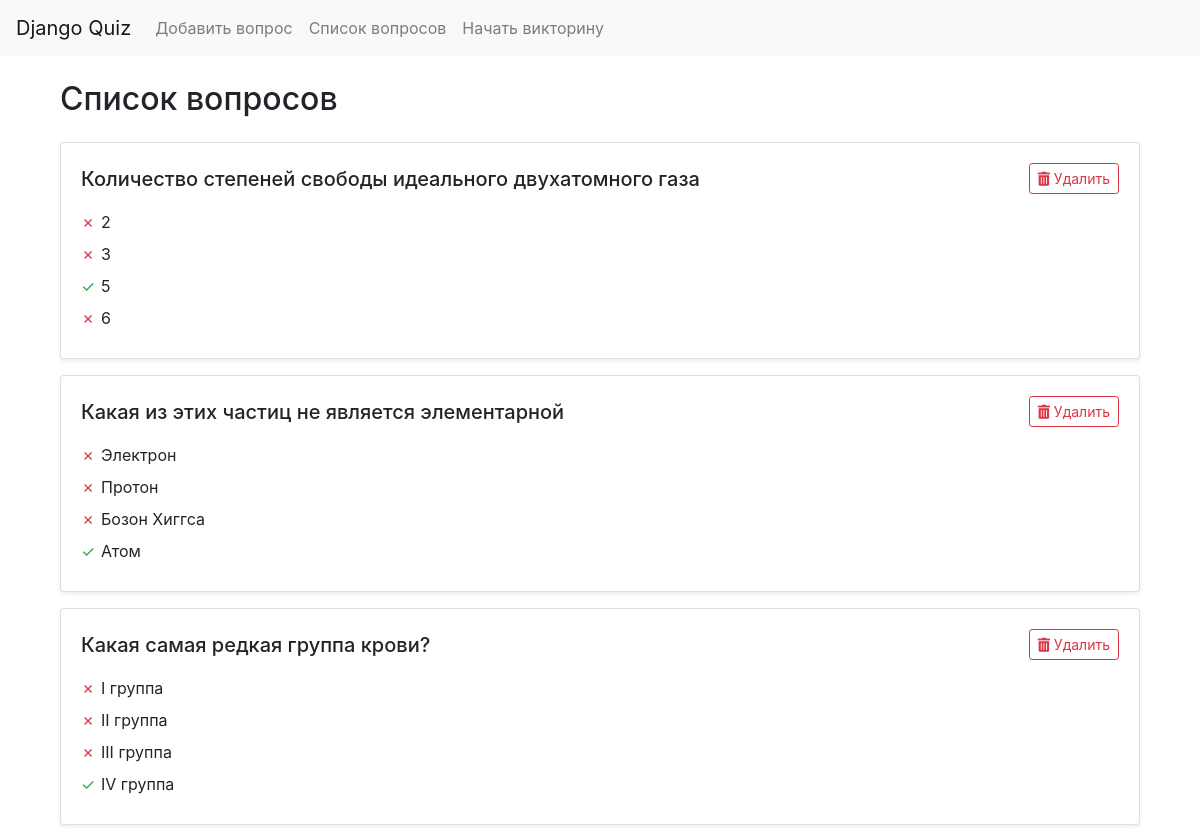
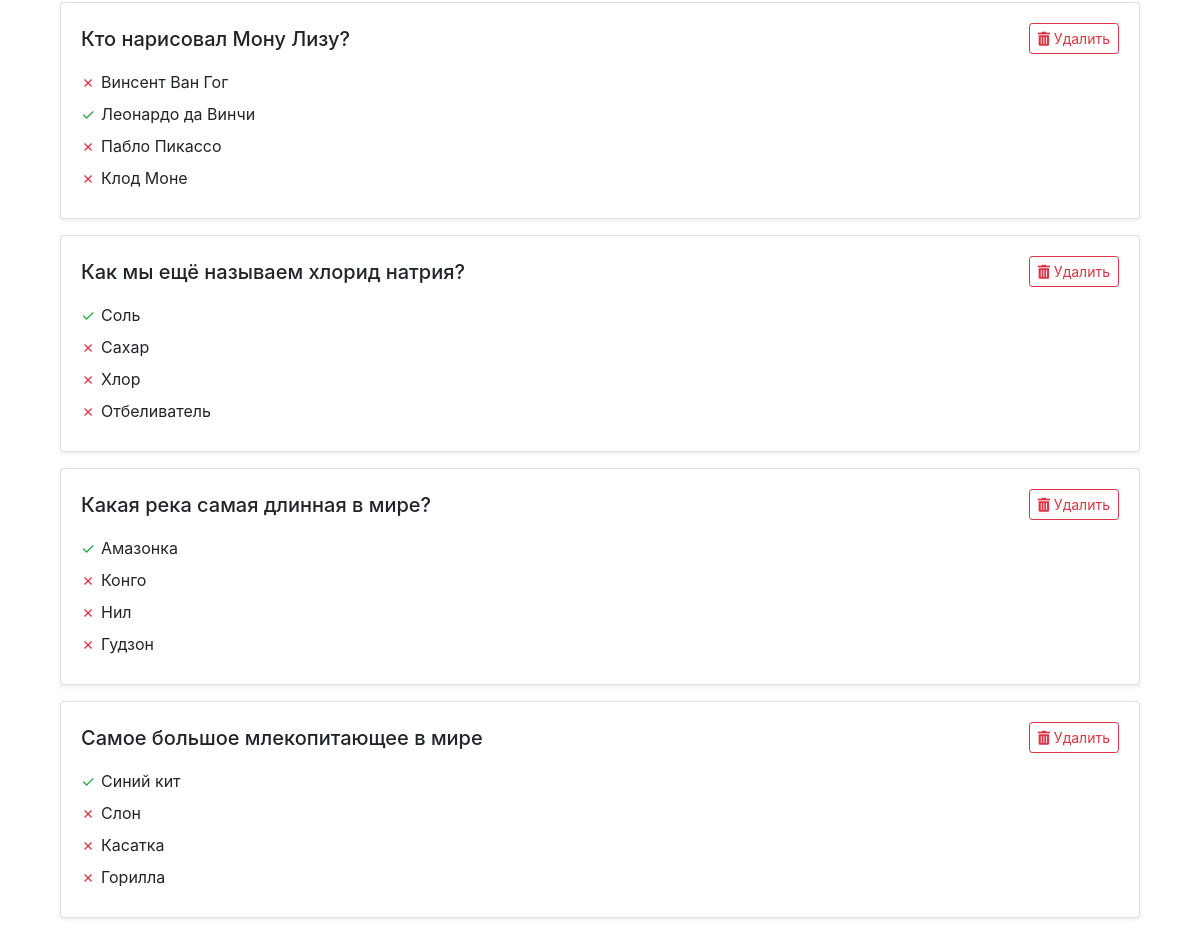
Screenshot of /questions/ with the database file from the repository (2 pictures, top to bottom).
### quiz/models.py (models this page shows, shortened)
class Question(models.Model):
    text = models.TextField()
    created_at = models.DateTimeField(auto_now_add=True)

class Answer(models.Model):
    question = models.ForeignKey(Question, on_delete=models.CASCADE)
    text = models.CharField(max_length=255)
    is_correct = models.BooleanField(default=False)

### quiz/views.py (the view)
# urls.py: path('questions/', views.questions_list, name='questions_list'),
def questions_list(request):
    questions = Question.objects.all()
    return render(request, 'quiz/questions_list.html', {'questions': questions})

### quiz/templates/quiz/questions_list.html (shortened to what this page needs)
{% extends 'quiz/base.html' %}
{% block content %}
<div class="container mt-4">
    <h2 class="mb-4">Список вопросов</h2>
    <div class="list-group">
        {% for question in questions %}
        <div class="card mb-3 shadow-sm">
            <div class="card-body">
                <div class="d-flex justify-content-between align-items-center">
                    <h5 class="card-title mb-0">{{ question.text }}</h5>
                    <form method="post" action="{% url 'question_delete' question.pk %}">
                        <button type="submit" class="btn btn-sm btn-outline-danger">
                            <i class="fas fa-trash-alt"></i> Удалить
                        </button>
                    </form>
                </div>
                <div class="answers-list mt-3">
                    {% for answer in question.answer_set.all %}
                    <div class="answer-item mb-2 d-flex align-items-center">
                        <span class="me-2" style="width: 20px">
                            {% if answer.is_correct %}
                            <span class="text-success">✓</span>
                            {% else %}
                            <span class="text-danger">✗</span>
                            {% endif %}
                        </span>
                        {{ answer.text }}
                    </div>
                    {% endfor %}
                </div>
            </div>
        </div>
        {% endfor %}
    </div>
</div>
{% endblock %}

### quiz/templates/quiz/base.html (shortened to what this page needs)
<!DOCTYPE html>
<html>
<head>
    <link rel="stylesheet" href="https://stackpath.bootstrapcdn.com/bootstrap/4.3.1/css/bootstrap.min.css">
    <link rel="stylesheet" href="https://cdnjs.cloudflare.com/ajax/libs/font-awesome/5.15.4/css/all.min.css">
</head>
<body>
    <nav class="navbar navbar-expand-lg navbar-light bg-light">
        <a class="navbar-brand" href="/">Django Quiz</a>
        <div class="navbar-nav">
            <a class="nav-link" href="{% url 'add_question' %}">Добавить вопрос</a>
            <a class="nav-link" href="{% url 'questions_list' %}">Список вопросов</a>
            <a class="nav-link" href="{% url 'quiz' %}">Начать викторину</a>
        </div>
    </nav>
    <div class="container mt-4">
        {% block content %}{% endblock %}
    </div>
</body>
</html>

### rows the page displays
Question: text "Количество степеней свободы идеального двухатомного газа"
Answer: text "2"
Answer: text "3"
Answer: text "5"
Answer: text "6"
Question: text "Какая из этих частиц не является элементарной"
Answer: text "Электрон"
Answer: text "Протон"
Answer: text "Бозон Хиггса"
Answer: text "Атом"
Question: text "Какая самая редкая группа крови?"
Answer: text "I группа"
Answer: text "II группа"
Answer: text "III группа"
Answer: text "IV группа"
Question: text "Кто нарисовал Мону Лизу?"
Answer: text "Винсент Ван Гог"
Answer: text "Леонардо да Винчи"
Answer: text "Пабло Пикассо"
Answer: text "Клод Моне"
Question: text "Как мы ещё называем хлорид натрия?"
Answer: text "Соль"
Answer: text "Сахар"
Answer: text "Хлор"
Answer: text "Отбеливатель"
Question: text "Какая река самая длинная в мире?"
Answer: text "Амазонка"
Answer: text "Конго"
Answer: text "Нил"
Answer: text "Гудзон"
Question: text "Самое большое млекопитающее в мире"
Answer: text "Синий кит"
Answer: text "Слон"
Answer: text "Касатка"
Answer: text "Горилла"
